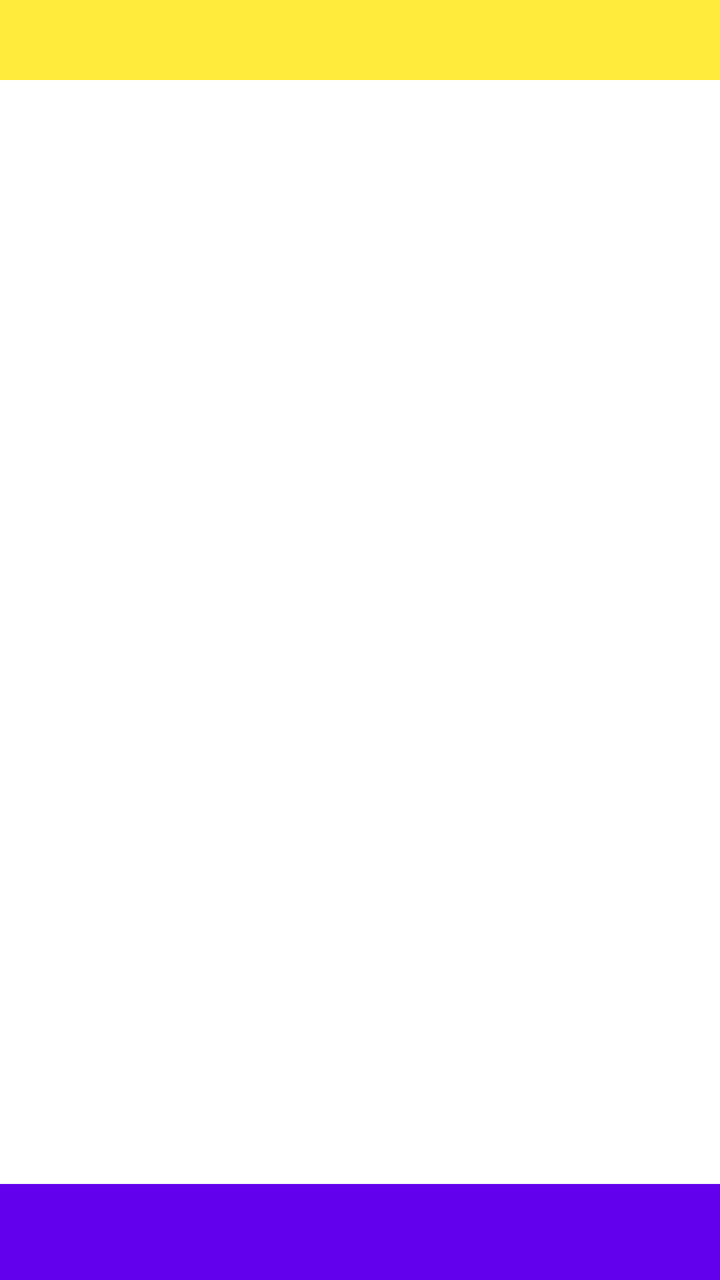
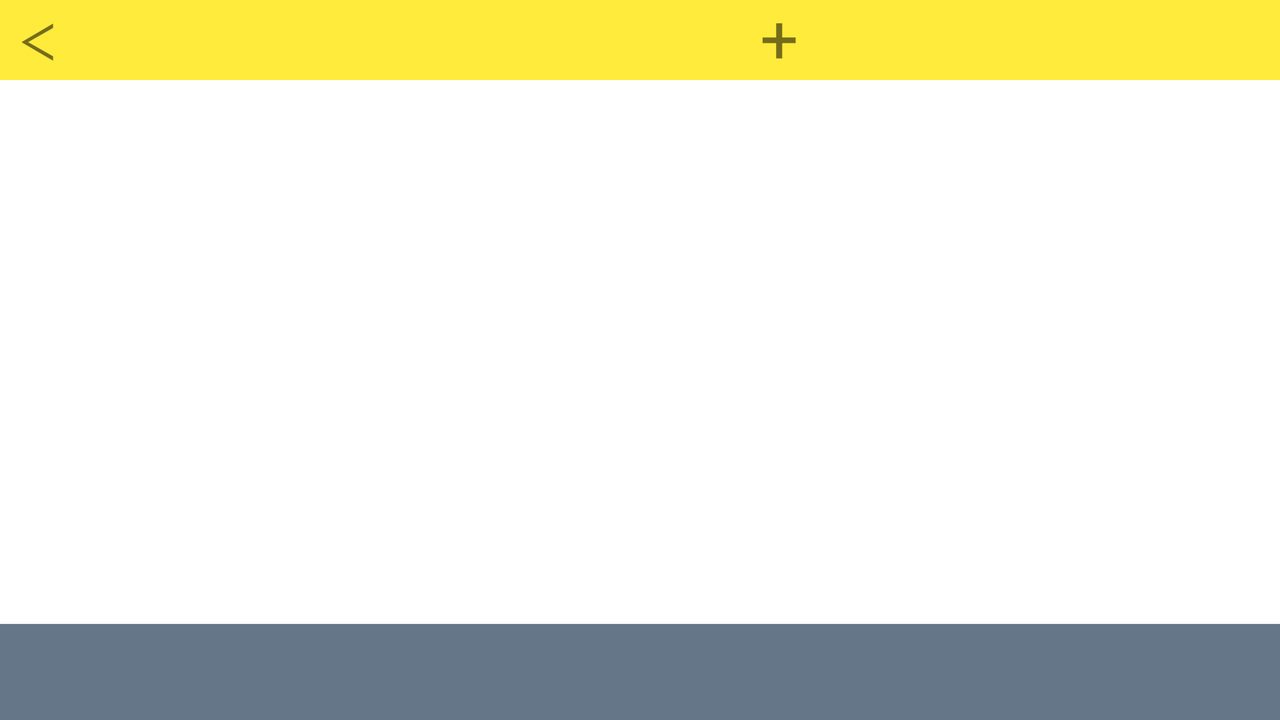

Two renders of one Android screen. The first uses the default layout on a phone; the second uses the alternative layout the repository ships for a different screen configuration, on a matching device. The two XML files are below.
<!-- AndroidManifest.xml: application theme Theme.Schulio -->
<!-- res/layout/activity_single_subject.xml -->
<?xml version="1.0" encoding="utf-8"?>
<androidx.constraintlayout.widget.ConstraintLayout xmlns:android="http://schemas.android.com/apk/res/android"
    xmlns:app="http://schemas.android.com/apk/res-auto"
    xmlns:tools="http://schemas.android.com/tools"
    android:layout_width="match_parent"
    android:layout_height="match_parent"
    tools:context=".singleSubject">

    <TextView
        android:id="@+id/subjectName"
        android:layout_width="match_parent"
        android:layout_height="40dp"
        android:background="#FFEB3B"
        android:gravity="center_horizontal|center_vertical"
        android:text="" />

    <TextView
        android:id="@+id/addMark"
        android:layout_width="wrap_content"
        android:layout_height="wrap_content"
        android:layout_alignParentRight="true"
        android:layout_marginStart="380dp"
        android:layout_marginTop="-5dp"
        android:text="+"
        android:textAlignment="textEnd"
        android:textSize="34sp"
        app:layout_constraintStart_toStartOf="parent"
        app:layout_constraintTop_toTopOf="parent" />

    <LinearLayout
        android:id="@+id/ll_example"
        android:layout_width="match_parent"
        android:layout_height="525dp"
        android:layout_marginTop="50dp"
        android:background="#FFFFFF"
        android:orientation="vertical"
        app:layout_constraintTop_toTopOf="parent"/>

    <Button
        android:id="@+id/average"
        android:layout_width="match_parent"
        android:layout_height="wrap_content"
        android:layout_alignParentBottom="true"
        android:background="@android:color/darker_gray"
        android:text=""
        app:layout_constraintBottom_toBottomOf="parent"
        tools:layout_editor_absoluteX="16dp" />


</androidx.constraintlayout.widget.ConstraintLayout>
<!-- resources referenced by this layout -->
<resources>
  <style name="Theme.Schulio" parent="Theme.MaterialComponents.DayNight.DarkActionBar">
          
          <item name="colorPrimary">@color/purple_500</item>
          <item name="colorPrimaryVariant">@color/purple_700</item>
          <item name="colorOnPrimary">@color/white</item>
          
          <item name="colorSecondary">@color/teal_200</item>
          <item name="colorSecondaryVariant">@color/teal_700</item>
          <item name="colorOnSecondary">@color/black</item>
          
          <item name="android:statusBarColor" tools:targetApi="l">?attr/colorPrimaryVariant</item>
          
      </style>
</resources>
<!-- res/layout-land/activity_single_subject.xml (the repository's variant of the layout above) -->
<!-- drawn on the phone turned sideways -->
<?xml version="1.0" encoding="utf-8"?>
<androidx.constraintlayout.widget.ConstraintLayout xmlns:android="http://schemas.android.com/apk/res/android"
    xmlns:app="http://schemas.android.com/apk/res-auto"
    xmlns:tools="http://schemas.android.com/tools"
    android:layout_width="match_parent"
    android:layout_height="match_parent"
    tools:context=".activity.singleSubject">

    <TextView
        android:id="@+id/subjectName"
        android:layout_width="match_parent"
        android:layout_height="40dp"
        android:background="#FFEB3B"
        android:gravity="center_horizontal|center_vertical"
        android:text="" />

    <TextView
        android:id="@+id/goBack"
        android:layout_width="wrap_content"
        android:layout_height="wrap_content"
        android:layout_alignParentRight="true"
        android:layout_marginTop="3dp"
        android:layout_marginStart="10dp"
        android:text="ᐸ"
        android:textAlignment="textEnd"
        android:textSize="25sp"
        app:layout_constraintStart_toStartOf="parent"
        app:layout_constraintTop_toTopOf="parent" />

    <TextView
        android:id="@+id/addMark"
        android:layout_width="wrap_content"
        android:layout_height="wrap_content"
        android:layout_alignParentRight="true"
        android:layout_marginStart="380dp"
        android:layout_marginTop="-5dp"
        android:text="+"
        android:textAlignment="textEnd"
        android:textSize="34sp"
        app:layout_constraintStart_toStartOf="parent"
        app:layout_constraintTop_toTopOf="parent" />

    <ScrollView
        android:layout_width="match_parent"
        android:layout_height="match_parent"
        android:layout_marginTop="50dp"
        android:layout_marginBottom="55dp"
        app:layout_constraintBottom_toBottomOf="parent"
        app:layout_constraintTop_toTopOf="parent">

        <LinearLayout
            android:id="@+id/ll_example"
            android:layout_width="match_parent"
            android:layout_height="525dp"
            android:layout_marginTop="50dp"
            android:background="#FFFFFF"
            android:orientation="vertical"
            app:layout_constraintTop_toTopOf="parent" />
    </ScrollView>

    <Button
        android:id="@+id/average"
        android:layout_width="match_parent"
        android:layout_height="wrap_content"
        android:layout_alignParentBottom="true"
        android:background="@android:color/darker_gray"
        android:backgroundTint="#647687"
        android:text=""
        app:backgroundTint="#647687"
        app:layout_constraintBottom_toBottomOf="parent"
        tools:layout_editor_absoluteX="16dp" />


</androidx.constraintlayout.widget.ConstraintLayout>
